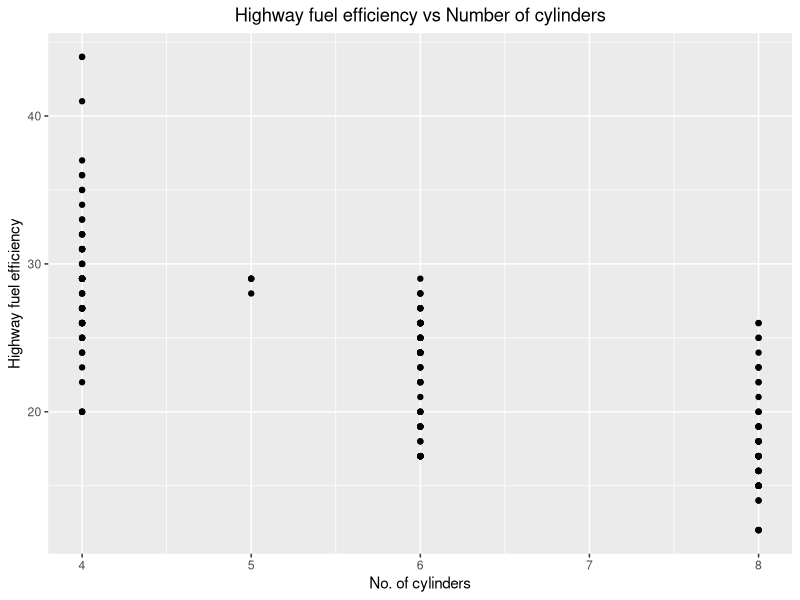
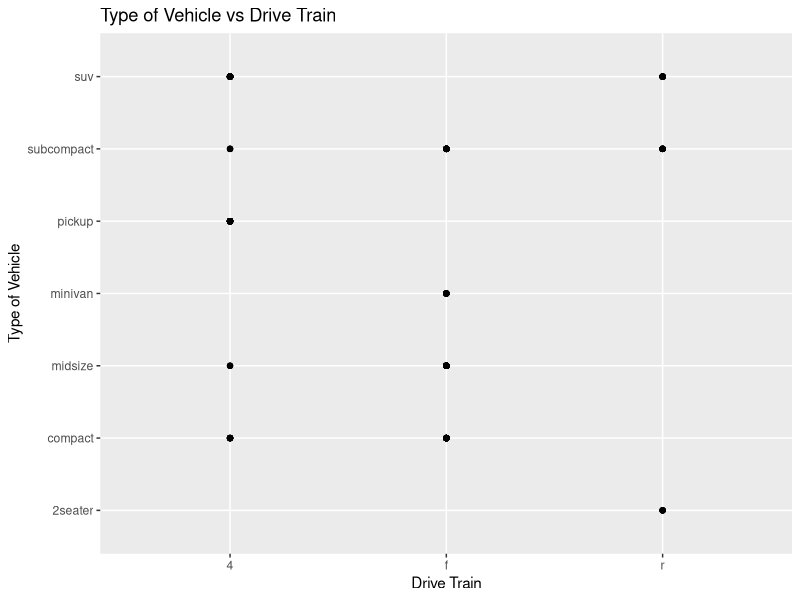
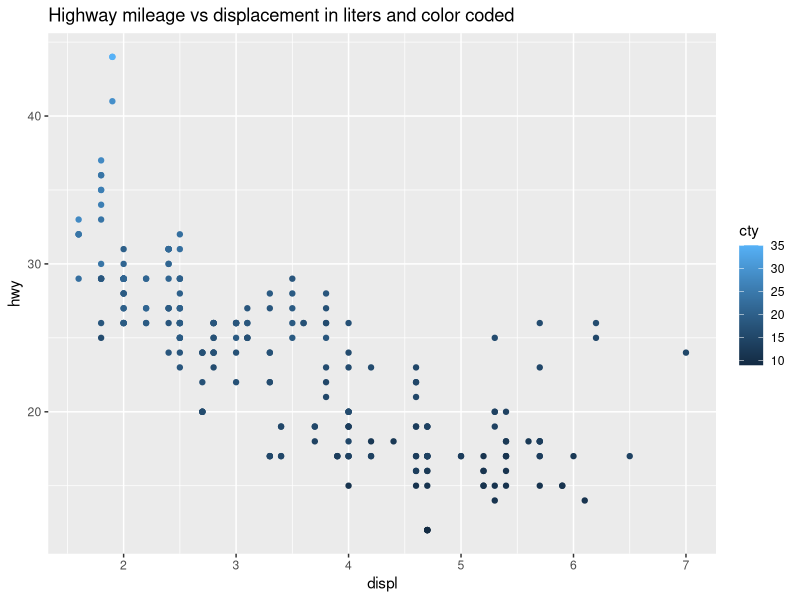
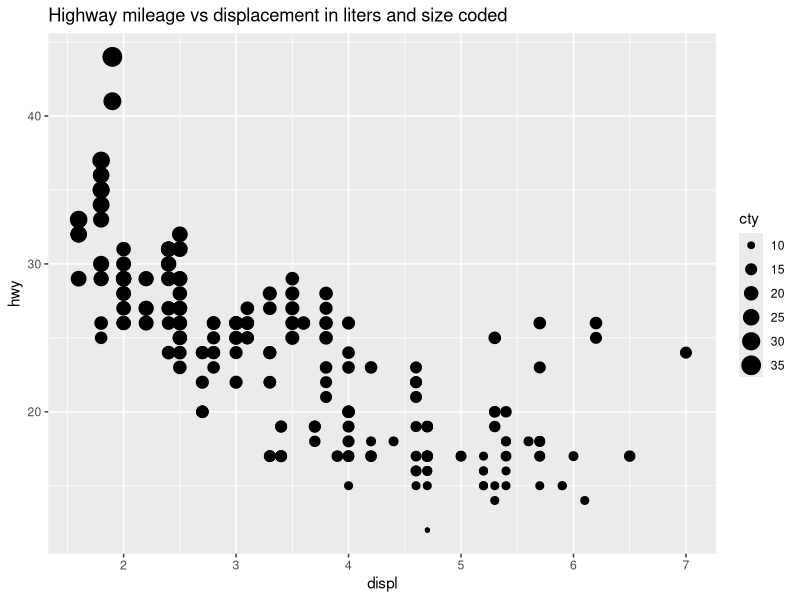
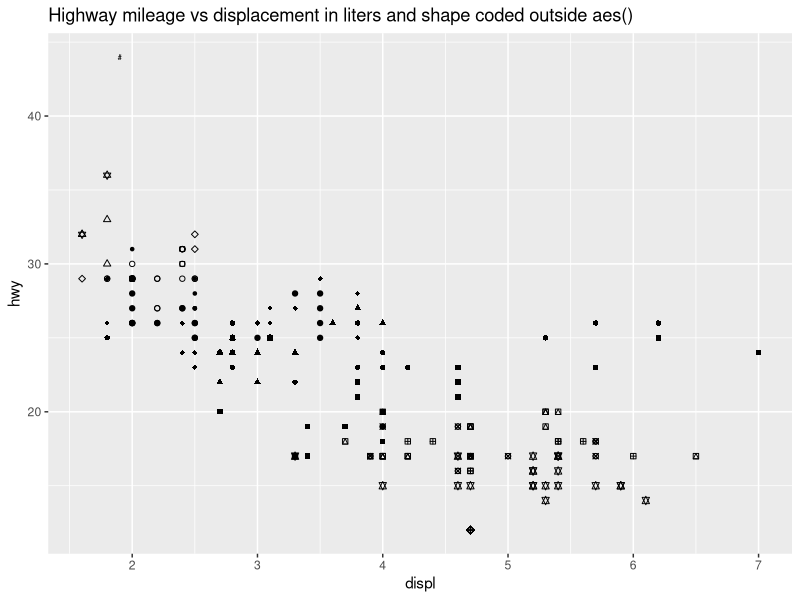
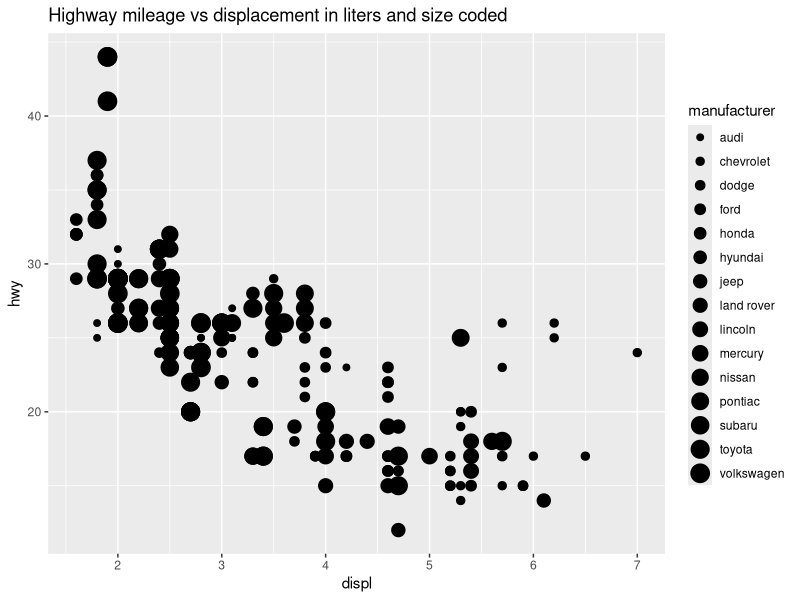
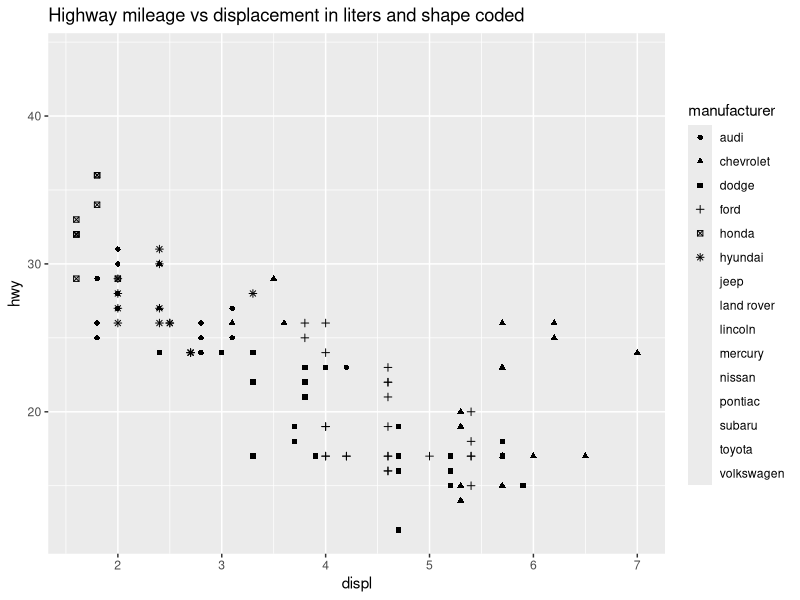
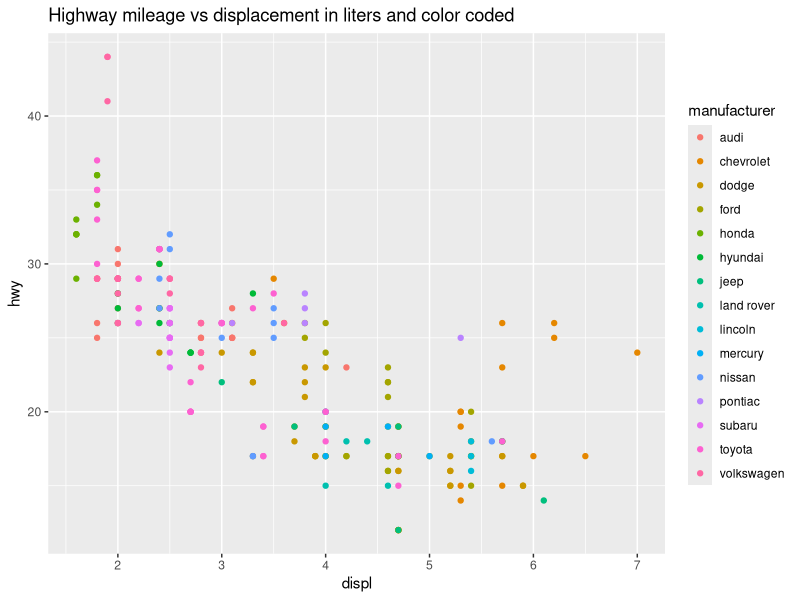

Here is the R script that generated these plots, in order:
## ---- chunk 1
#install.packages("tidyverse")
library(tidyverse)
options(warn=-1)
## ---- chunk 2
ggplot(data=mpg)+geom_point(mapping = aes(x=cyl,y=hwy))+labs(title = "Highway fuel efficiency vs Number of cylinders",x = "No. of cylinders",y="Highway fuel efficiency")+theme(plot.title = element_text(hjust = 0.5))
## ---- chunk 3
ggplot(data = mpg) + geom_point(mapping = aes(x = drv,y = class)) +
labs(title = "Type of Vehicle vs Drive Train",
     x = "Drive Train", y="Type of Vehicle")

## ---- chunk 4
ggplot(data = mpg) + 
  geom_point(mapping = aes(x = displ, y = hwy, color = cty))+labs(title = "Highway mileage vs displacement in liters and color coded")
## ---- chunk 5
ggplot(data = mpg) + 
  geom_point(mapping = aes(x = displ, y = hwy, size = cty))+labs(title = "Highway mileage vs displacement in liters and size coded")
## ---- chunk 6
#ggplot(data = mpg) + 
  #geom_point(mapping = aes(x = displ, y = hwy, shape = cty))+labs(title="Highway mileage vs displacement in #liters and shape coded")
## ---- chunk 7
ggplot(data = mpg) + 
  geom_point(mapping = aes(x = displ, y = hwy),shape = mpg$cty)+labs(title="Highway mileage vs displacement in liters and shape coded outside aes()")
## ---- chunk 8
ggplot(data = mpg) + 
  geom_point(mapping = aes(x = displ, y = hwy, size = manufacturer))+labs(title = "Highway mileage vs displacement in liters and size coded")
## ---- chunk 9
ggplot(data = mpg) + 
  geom_point(mapping = aes(x = displ, y = hwy, shape = manufacturer))+labs(title = "Highway mileage vs displacement in liters and shape coded")
## ---- chunk 10
ggplot(data = mpg) + 
  geom_point(mapping = aes(x = displ, y = hwy, color = manufacturer))+labs(title = "Highway mileage vs displacement in liters and color coded")
## ---- chunk 11
ggplot(data = mpg) + 
  geom_point(mapping = aes(x = displ, y = hwy, color = manufacturer,shape=manufacturer,size=manufacturer))+labs(title = "Highway mileage vs displacement in liters and color coded")
## ---- chunk 12
ggplot(data = mpg) + 
  geom_point(mapping = aes(x = displ, y = hwy, color = displ<5))+labs(title = "Highway mileage vs displacement in liters and color coded",x  ="Displacement in liters",y ="Highway MPG")
## ---- chunk 13
ggplot(data = mpg) + 
  geom_point(mapping = aes(x = displ, y = hwy)) + 
  facet_wrap(~ class, nrow = 2)
## ---- chunk 14
ggplot(data = mpg,mapping = aes(x = displ, y = hwy)) + 
  geom_smooth() +
  geom_point(show.legend=FALSE,alpha=0.1)+
  facet_wrap(~drv)+
  geom_smooth(method=lm,color="black",se=FALSE) +
  labs(x="Displacement",y="Highway MPG") +
  geom_jitter(alpha=0.1, width=0,height=0.35)
## ---- chunk 15
df <- read.csv('housingData.csv')
str(df)
## ---- chunk 16
summary(df)
## ---- chunk 17
p <- ggplot(data=df)
p + geom_bar(mapping=aes(x=LotShape,y=SalePrice),stat="identity")
## ---- chunk 18
p+geom_bar(aes(x=OverallCond,y=SalePrice),stat="identity")
## ---- chunk 19
p + geom_histogram(aes(x=SalePrice),bins=40)
## ---- chunk 20
p + stat_summary(aes(x=OverallCond,y=SalePrice))
## ---- chunk 21
p + geom_point(aes(x=OverallCond,y=SalePrice,color=RoofStyle))+
  scale_color_brewer(type="qual")
## ---- chunk 22
ggplot(df,aes(x=YearBuilt,y=SalePrice,color=RoofStyle)) + geom_point()+
  geom_smooth() +
    facet_wrap(~RoofStyle)
## ---- chunk 23
ggplot(df,aes(x=OverallQual,y=SalePrice))+geom_point(aes(color=HouseStyle)) +facet_wrap(~RoofStyle)
## ---- chunk 24
cat1 <- c("MSSubClass","MSZoning","LotFrontage","LotShape","Alley","LandContour","LotConfig","LandSlope")
df[,cat1] <- lapply(df[,cat1],factor)

df_cat <- df[cat1]
pairs(df_cat)
## ---- chunk 25
ggplot(df, aes(x=ExterQual, y=ExterCond)) + 
  geom_point()+
  geom_smooth(method=lm)
